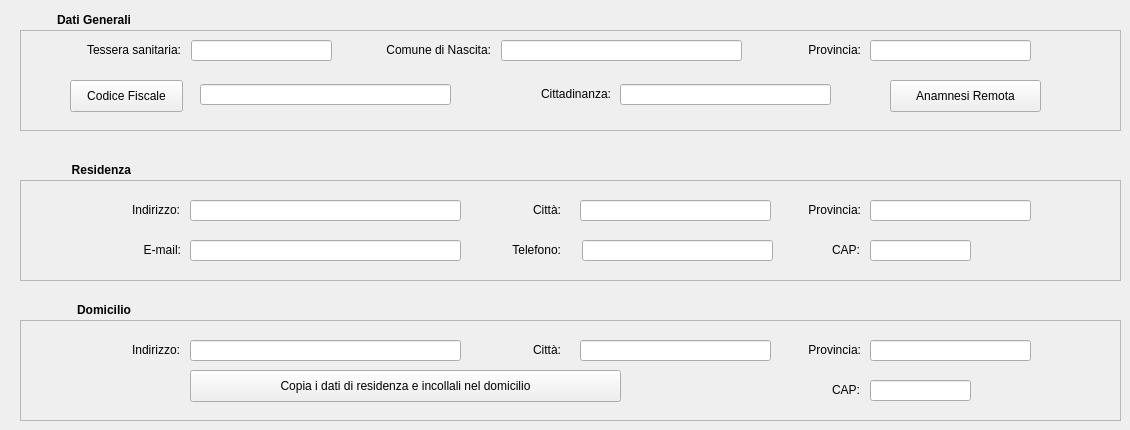
    <widget class="QWidget" name="ana">
     <attribute name="title">
      <string>Dati Anagrafici</string>
     </attribute>
     <widget class="QLabel" name="label_12">
      <property name="geometry">
       <rect>
        <x>10</x>
        <y>10</y>
        <width>121</width>
        <height>20</height>
       </rect>
      </property>
      <property name="font">
       <font>
        <weight>75</weight>
        <bold>true</bold>
       </font>
      </property>
      <property name="text">
       <string>Dati Generali</string>
      </property>
      <property name="alignment">
       <set>Qt::AlignRight|Qt::AlignTrailing|Qt::AlignVCenter</set>
      </property>
     </widget>
     <widget class="QFrame" name="frame_generali">
      <property name="geometry">
       <rect>
        <x>20</x>
        <y>30</y>
        <width>1101</width>
        <height>101</height>
       </rect>
      </property>
      <property name="frameShape">
       <enum>QFrame::StyledPanel</enum>
      </property>
      <property name="frameShadow">
       <enum>QFrame::Raised</enum>
      </property>
      <widget class="QLineEdit" name="cittadinanza">
       <property name="geometry">
        <rect>
         <x>600</x>
         <y>54</y>
         <width>211</width>
         <height>21</height>
        </rect>
       </property>
       <property name="maxLength">
        <number>64</number>
       </property>
      </widget>
      <widget class="QLineEdit" name="comune_nascita">
       <property name="geometry">
        <rect>
         <x>481</x>
         <y>10</y>
         <width>241</width>
         <height>21</height>
        </rect>
       </property>
       <property name="maxLength">
        <number>64</number>
       </property>
      </widget>
      <widget class="QLineEdit" name="provincia_nascita">
       <property name="geometry">
        <rect>
         <x>850</x>
         <y>10</y>
         <width>161</width>
         <height>21</height>
        </rect>
       </property>
       <property name="text">
        <string/>
       </property>
       <property name="maxLength">
        <number>2</number>
       </property>
      </widget>
      <widget class="QLineEdit" name="tessera_sanitaria">
       <property name="geometry">
        <rect>
         <x>171</x>
         <y>10</y>
         <width>141</width>
         <height>21</height>
        </rect>
       </property>
       <property name="maxLength">
        <number>30</number>
       </property>
      </widget>
      <widget class="QLabel" name="label_2">
       <property name="geometry">
        <rect>
         <x>40</x>
         <y>10</y>
         <width>121</width>
         <height>20</height>
        </rect>
       </property>
       <property name="text">
        <string>Tessera sanitaria:</string>
       </property>
       <property name="alignment">
        <set>Qt::AlignRight|Qt::AlignTrailing|Qt::AlignVCenter</set>
       </property>
      </widget>
      <widget class="QLabel" name="label_13">
       <property name="geometry">
        <rect>
         <x>340</x>
         <y>10</y>
         <width>131</width>
         <height>20</height>
        </rect>
       </property>
       <property name="text">
        <string>Comune di Nascita:</string>
       </property>
       <property name="alignment">
        <set>Qt::AlignRight|Qt::AlignTrailing|Qt::AlignVCenter</set>
       </property>
      </widget>
      <widget class="QLineEdit" name="codice_fiscale">
       <property name="geometry">
        <rect>
         <x>180</x>
         <y>54</y>
         <width>251</width>
         <height>21</height>
        </rect>
       </property>
       <property name="maxLength">
        <number>16</number>
       </property>
      </widget>
      <widget class="QLabel" name="label_14">
       <property name="geometry">
        <rect>
         <x>760</x>
         <y>10</y>
         <width>81</width>
         <height>20</height>
        </rect>
       </property>
       <property name="text">
        <string>Provincia:</string>
       </property>
       <property name="alignment">
        <set>Qt::AlignRight|Qt::AlignTrailing|Qt::AlignVCenter</set>
       </property>
      </widget>
      <widget class="QPushButton" name="btn_codice_fiscale">
       <property name="geometry">
        <rect>
         <x>50</x>
         <y>50</y>
         <width>113</width>
         <height>32</height>
        </rect>
       </property>
       <property name="text">
        <string>Codice Fiscale</string>
       </property>
      </widget>
      <widget class="QPushButton" name="btn_anamnesi_remota">
       <property name="geometry">
        <rect>
         <x>870</x>
         <y>50</y>
         <width>151</width>
         <height>32</height>
        </rect>
       </property>
       <property name="text">
        <string>Anamnesi Remota</string>
       </property>
      </widget>
      <widget class="QLabel" name="label_28">
       <property name="geometry">
        <rect>
         <x>490</x>
         <y>54</y>
         <width>101</width>
         <height>20</height>
        </rect>
       </property>
       <property name="text">
        <string>Cittadinanza:</string>
       </property>
       <property name="alignment">
        <set>Qt::AlignRight|Qt::AlignTrailing|Qt::AlignVCenter</set>
       </property>
      </widget>
     </widget>
     <widget class="QLabel" name="label_16">
      <property name="geometry">
       <rect>
        <x>10</x>
        <y>160</y>
        <width>121</width>
        <height>20</height>
       </rect>
      </property>
      <property name="font">
       <font>
        <weight>75</weight>
        <bold>true</bold>
       </font>
      </property>
      <property name="text">
       <string>Residenza</string>
      </property>
      <property name="alignment">
       <set>Qt::AlignRight|Qt::AlignTrailing|Qt::AlignVCenter</set>
      </property>
     </widget>
     <widget class="QLabel" name="label_17">
      <property name="geometry">
       <rect>
        <x>10</x>
        <y>300</y>
        <width>121</width>
        <height>20</height>
       </rect>
      </property>
      <property name="font">
       <font>
        <weight>75</weight>
        <bold>true</bold>
       </font>
      </property>
      <property name="text">
       <string>Domicilio</string>
      </property>
      <property name="alignment">
       <set>Qt::AlignRight|Qt::AlignTrailing|Qt::AlignVCenter</set>
      </property>
     </widget>
     <widget class="QFrame" name="frame_residenza">
      <property name="geometry">
       <rect>
        <x>20</x>
        <y>180</y>
        <width>1101</width>
        <height>101</height>
       </rect>
      </property>
      <property name="frameShape">
       <enum>QFrame::StyledPanel</enum>
      </property>
      <property name="frameShadow">
       <enum>QFrame::Raised</enum>
      </property>
      <widget class="QLabel" name="label_18">
       <property name="geometry">
        <rect>
         <x>59</x>
         <y>20</y>
         <width>101</width>
         <height>20</height>
        </rect>
       </property>
       <property name="text">
        <string>Indirizzo:</string>
       </property>
       <property name="alignment">
        <set>Qt::AlignRight|Qt::AlignTrailing|Qt::AlignVCenter</set>
       </property>
      </widget>
      <widget class="QLineEdit" name="indirizzo_residenza">
       <property name="geometry">
        <rect>
         <x>170</x>
         <y>20</y>
         <width>271</width>
         <height>21</height>
        </rect>
       </property>
       <property name="maxLength">
        <number>64</number>
       </property>
      </widget>
      <widget class="QLabel" name="label_19">
       <property name="geometry">
        <rect>
         <x>480</x>
         <y>20</y>
         <width>61</width>
         <height>20</height>
        </rect>
       </property>
       <property name="text">
        <string>Città:</string>
       </property>
       <property name="alignment">
        <set>Qt::AlignRight|Qt::AlignTrailing|Qt::AlignVCenter</set>
       </property>
      </widget>
      <widget class="QLineEdit" name="comune_residenza">
       <property name="geometry">
        <rect>
         <x>560</x>
         <y>20</y>
         <width>191</width>
         <height>21</height>
        </rect>
       </property>
       <property name="maxLength">
        <number>64</number>
       </property>
      </widget>
      <widget class="QLabel" name="label_20">
       <property name="geometry">
        <rect>
         <x>760</x>
         <y>20</y>
         <width>81</width>
         <height>20</height>
        </rect>
       </property>
       <property name="text">
        <string>Provincia:</string>
       </property>
       <property name="alignment">
        <set>Qt::AlignRight|Qt::AlignTrailing|Qt::AlignVCenter</set>
       </property>
      </widget>
      <widget class="QLineEdit" name="provincia_residenza">
       <property name="geometry">
        <rect>
         <x>850</x>
         <y>20</y>
         <width>161</width>
         <height>21</height>
        </rect>
       </property>
       <property name="maxLength">
        <number>2</number>
       </property>
      </widget>
      <widget class="QLabel" name="label_21">
       <property name="geometry">
        <rect>
         <x>470</x>
         <y>60</y>
         <width>71</width>
         <height>20</height>
        </rect>
       </property>
       <property name="text">
        <string>Telefono:</string>
       </property>
       <property name="alignment">
        <set>Qt::AlignRight|Qt::AlignTrailing|Qt::AlignVCenter</set>
       </property>
      </widget>
      <widget class="QLineEdit" name="telefono">
       <property name="geometry">
        <rect>
         <x>562</x>
         <y>60</y>
         <width>191</width>
         <height>21</height>
        </rect>
       </property>
       <property name="maxLength">
        <number>64</number>
       </property>
      </widget>
      <widget class="QLabel" name="label_22">
       <property name="geometry">
        <rect>
         <x>100</x>
         <y>60</y>
         <width>61</width>
         <height>20</height>
        </rect>
       </property>
       <property name="text">
        <string>E-mail:</string>
       </property>
       <property name="alignment">
        <set>Qt::AlignRight|Qt::AlignTrailing|Qt::AlignVCenter</set>
       </property>
      </widget>
      <widget class="QLineEdit" name="email">
       <property name="geometry">
        <rect>
         <x>170</x>
         <y>60</y>
         <width>271</width>
         <height>21</height>
        </rect>
       </property>
       <property name="maxLength">
        <number>250</number>
       </property>
      </widget>
      <widget class="QLabel" name="label_23">
       <property name="geometry">
        <rect>
         <x>789</x>
         <y>60</y>
         <width>51</width>
         <height>20</height>
        </rect>
       </property>
       <property name="text">
        <string>CAP:</string>
       </property>
       <property name="alignment">
        <set>Qt::AlignRight|Qt::AlignTrailing|Qt::AlignVCenter</set>
       </property>
      </widget>
      <widget class="QLineEdit" name="cap_residenza">
       <property name="geometry">
        <rect>
         <x>850</x>
         <y>60</y>
         <width>101</width>
         <height>21</height>
        </rect>
       </property>
       <property name="maxLength">
        <number>5</number>
       </property>
      </widget>
     </widget>
     <widget class="QFrame" name="frame_domicilio">
      <property name="geometry">
       <rect>
        <x>20</x>
        <y>320</y>
        <width>1101</width>
        <height>101</height>
       </rect>
      </property>
      <property name="frameShape">
       <enum>QFrame::StyledPanel</enum>
      </property>
      <property name="frameShadow">
       <enum>QFrame::Raised</enum>
      </property>
      <widget class="QLineEdit" name="comune_domicilio">
       <property name="geometry">
        <rect>
         <x>560</x>
         <y>20</y>
         <width>191</width>
         <height>21</height>
        </rect>
       </property>
       <property name="maxLength">
        <number>64</number>
       </property>
      </widget>
      <widget class="QLabel" name="label_24">
       <property name="geometry">
        <rect>
         <x>760</x>
         <y>20</y>
         <width>81</width>
         <height>20</height>
        </rect>
       </property>
       <property name="text">
        <string>Provincia:</string>
       </property>
       <property name="alignment">
        <set>Qt::AlignRight|Qt::AlignTrailing|Qt::AlignVCenter</set>
       </property>
      </widget>
      <widget class="QLabel" name="label_25">
       <property name="geometry">
        <rect>
         <x>480</x>
         <y>20</y>
         <width>61</width>
         <height>20</height>
        </rect>
       </property>
       <property name="text">
        <string>Città:</string>
       </property>
       <property name="alignment">
        <set>Qt::AlignRight|Qt::AlignTrailing|Qt::AlignVCenter</set>
       </property>
      </widget>
      <widget class="QLineEdit" name="provincia_domicilio">
       <property name="geometry">
        <rect>
         <x>850</x>
         <y>20</y>
         <width>161</width>
         <height>21</height>
        </rect>
       </property>
       <property name="maxLength">
        <number>2</number>
       </property>
      </widget>
      <widget class="QLineEdit" name="cap_domicilio">
       <property name="geometry">
        <rect>
         <x>850</x>
         <y>60</y>
         <width>101</width>
         <height>21</height>
        </rect>
       </property>
       <property name="maxLength">
        <number>5</number>
       </property>
      </widget>
      <widget class="QLabel" name="label_26">
       <property name="geometry">
        <rect>
         <x>789</x>
         <y>60</y>
         <width>51</width>
         <height>20</height>
        </rect>
       </property>
       <property name="text">
        <string>CAP:</string>
       </property>
       <property name="alignment">
        <set>Qt::AlignRight|Qt::AlignTrailing|Qt::AlignVCenter</set>
       </property>
      </widget>
      <widget class="QLabel" name="label_27">
       <property name="geometry">
        <rect>
         <x>39</x>
         <y>20</y>
         <width>121</width>
         <height>20</height>
        </rect>
       </property>
       <property name="text">
        <string>Indirizzo:</string>
       </property>
       <property name="alignment">
        <set>Qt::AlignRight|Qt::AlignTrailing|Qt::AlignVCenter</set>
       </property>
      </widget>
      <widget class="QLineEdit" name="indirizzo_domicilio">
       <property name="geometry">
        <rect>
         <x>170</x>
         <y>20</y>
         <width>271</width>
         <height>21</height>
        </rect>
       </property>
       <property name="maxLength">
        <number>64</number>
       </property>
      </widget>
      <widget class="QPushButton" name="btn_residenza_domicilio">
       <property name="geometry">
        <rect>
         <x>170</x>
         <y>50</y>
         <width>431</width>
         <height>32</height>
        </rect>
       </property>
       <property name="text">
        <string>Copia i dati di residenza e incollali nel domicilio</string>
       </property>
      </widget>
     </widget>
    </widget>
